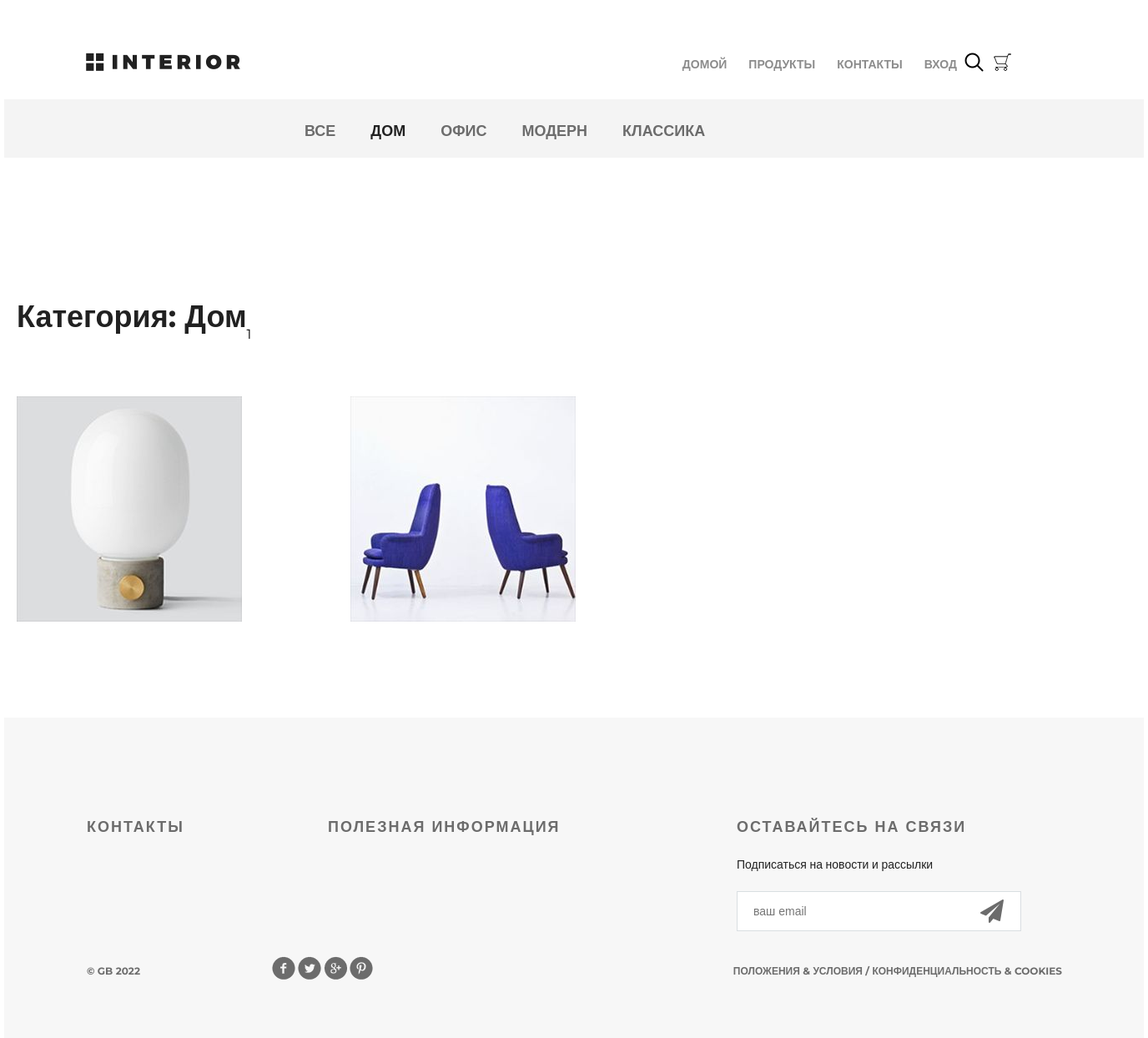
The app's page /products/5/ with its own data.
### mainapp/models.py (models this page shows, shortened)
class Category(models.Model):
    name = models.CharField(max_length=128, verbose_name='Название', unique=True)
    description = models.TextField(verbose_name='Описание')
    is_active = models.BooleanField(default=True, verbose_name='Активен')
    class Meta:
        verbose_name = 'категория'
        verbose_name_plural = 'категории'
        ordering = ('pk', )

class Product(models.Model):
    category = models.ForeignKey(Category, on_delete=models.CASCADE, verbose_name='Категория', related_name='products')
    image = models.ImageField(upload_to='product', blank=True, null=True, verbose_name='Изображение')
    name = models.CharField(max_length=128, verbose_name='Название')
    short_desc = models.CharField(max_length=128, verbose_name='Краткое описание')
    description = models.TextField('Описание')
    price = models.DecimalField(max_digits=8, decimal_places=2, verbose_name='Цена')
    quantity = models.PositiveSmallIntegerField(default=0, verbose_name='Количество')
    is_active = models.BooleanField(default=True, verbose_name='Активен')
    class Meta:
        verbose_name = 'продукт'
        verbose_name_plural = 'продукты'

### mainapp/views.py (the view, shortened to what this page needs)
# urls.py: path('products/', include('mainapp.urls', namespace='products')),
def products(request, pk=None):
    print(pk)
    sub_links = Category.objects.all()
    if pk is not None:
        if pk == 0:
            products_list = Product.objects.all()
            category_item = {'name': 'все', 'pk': 0}
        else:
            category_item = get_object_or_404(Category, pk=pk)
            products_list = Product.objects.filter(category_id=pk)
        page = request.GET.get('page')
        paginator = Paginator(products_list, 2)
        try:
            paginated_products = paginator.page(page)
        except PageNotAnInteger:
            paginated_products = paginator.page(1)
        except EmptyPage:
            paginated_products = paginator.page(paginator.num_pages)
        context = {
            'sub_links': sub_links,
            'products': paginated_products,
            'category': category_item,
            'basket': get_basket(request.user)
        }
        return render(request, 'mainapp/products_list.html', context)

### mainapp/services.py (called while the page is built)
def get_basket(user):
    basket_list = []
    if user.is_authenticated:
        basket_list = Basket.objects.filter(user=user)
    return basket_list

### mainapp/templates/mainapp/products_list.html (shortened to what this page needs)
{% extends 'mainapp/base.html' %}
{% load static %}
{% block menu %}
    <div class="hero-white">
        <div class="header clearfix">
            {% include 'mainapp/includes/inc_main_menu.html' %}
        </div>
    </div>
{% endblock %}
{% block content %}
    <div class="details">
        <div class="links clearfix">
            {% include 'mainapp/includes/inc_products_sub_menu.html' %}
        </div>
        <div class="products">
            <div class="title clearfix">
                <h2>
                    Категория: {{ category.name|title }}
                </h2>
            </div>
            <div class="pagination">
                {% for item in products.paginator.page_range %}
                    {% if item == products.number %}
                        <span>{{ item }}</span>
                    {% else %}
                        <a href="?page={{ item }}">{{ item }}</a>
                    {% endif %}
                {% endfor %}
            </div>
            <div class="products">
                {% for product in products %}
                    <div class="block">
                        <a href="{% url 'products:product_item' product.pk %}"><img src="/media/{{ product.image }}"
                                                                                    alt="">
                        </a>
                    </div>
                {% endfor %}
            </div>
        </div>
    </div>
{% endblock %}

### mainapp/templates/mainapp/includes/inc_products_sub_menu.html
<ul class="links-menu">
    <li>
        <a href="{% url 'products:product_list' 0 %}"
            {% if request.resolver_match.kwargs.pk == 0 %}class="active" {% endif %}>
            все
        </a>
    </li>
    {% for menu_part in sub_links %}
        <li>
            <a href="{% url 'products:product_list' menu_part.pk %}"
                    {% if request.resolver_match.kwargs.pk == menu_part.pk %}
               class="active" {% endif %}>{{ menu_part.name }}
            </a>
        </li>
    {% endfor %}
</ul>

### static/css/style.css (style rules this page uses)
* { margin: 0; padding: 0; }
body { font-family: 'Montserrat', sans-serif; }
html, body { height: 100%; }
.clearfix:after { content: ""; display: block; clear: both; }
.title { height: 152px; margin-right: 15px; }
.title h2 { float: left; margin-top: 118px; color: #212121; font-size: 36px; font-weight: 700; text-align: left; margin-left: 15px; }
.products { margin-top: 50px; margin-bottom: 56px; }
.products .block a img { float: left; }
.products .block { float: left; margin: 15px; display: block; height: 370px; width: 370px; position: relative; }
.hero-white { background-color: #fff; height: 119px; padding-left: 98px; padding-right: 211px; position: relative; }
.links { height: 70px; background-color: #f4f4f4; position: relative; padding-left: 360px; }
.links-menu { margin: 27px auto 0px; position: absolute; }
.links-menu li { float: left; list-style-type: none; padding-right: 42px; }
.links-menu li a { text-decoration: none; color: #6c6c6c; font-size: 18px; font-weight: 700; text-transform: uppercase; }
.links-menu .active { color: #212121; font-size: 18px; font-weight: 700; }

### records on screen
Category: name "ДОМ", name "Дом"
Category: name "ОФИС"
Category: name "МОДЕРН"
Category: name "КЛАССИКА"
Product: image (picture)
Product: image (picture)

### other values on screen
{{ item }} "1"
